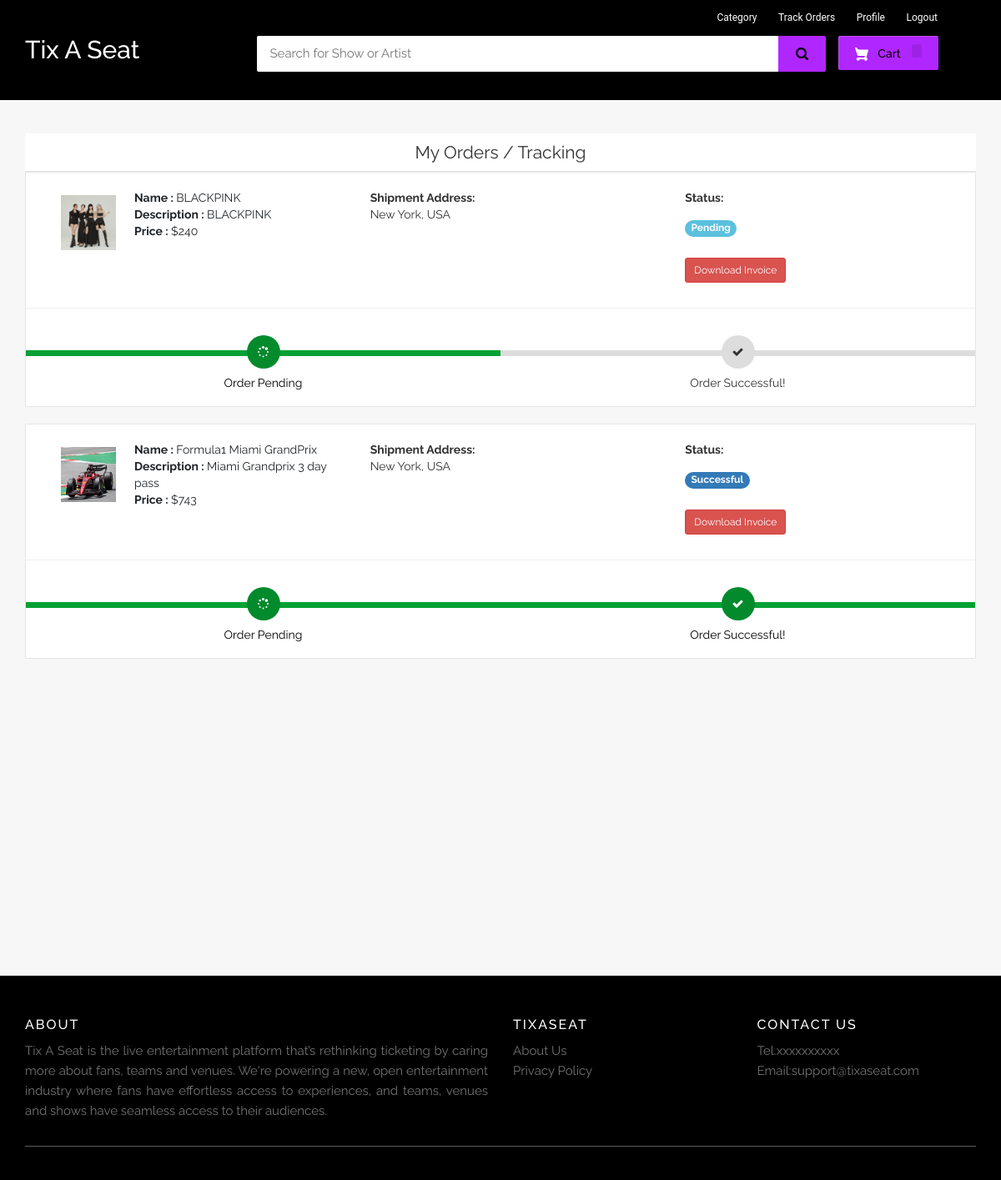
The app's page /my-order (signed in) with its own data.
### users/models.py (models this page shows, shortened)
class Product(models.Model):
    CATEGORY =(
        ('Concert', 'Concert'),
        ('Musical', 'Musical'),
        ('Sport', 'Sport'),
        ('Other', 'Other')
    )
    STATUS=(
        ('Available', 'Available'),
        ('Sold', 'Sold')
    )
    user = models.ForeignKey(User, null=True, on_delete= models.SET_NULL)
    name=models.CharField(max_length=40)
    product_image= models.ImageField(upload_to='product_image/',null=True,blank=True)
    price = models.PositiveIntegerField()
    description=models.CharField(max_length=40)
    seat=models.CharField(max_length=20, null=True)
    location=models.CharField(max_length=64, null=True)
    date=models.CharField(max_length=40, null=True)
    time=models.CharField(max_length=12, null=True)
    category=models.CharField(max_length=50,null=True,choices=CATEGORY)
    status=models.CharField(max_length=50,null=True,choices=STATUS, default='Available')

class Orders(models.Model):
    STATUS =(
        ('Pending','Pending'),
        ('Successful','Successful'),
    )
    customer=models.ForeignKey('Customer', on_delete=models.CASCADE,null=True)
    product=models.ForeignKey('Product',on_delete=models.CASCADE,null=True)
    email = models.CharField(max_length=50,null=True)
    address = models.CharField(max_length=500,null=True)
    mobile = models.CharField(max_length=20,null=True)
    order_date= models.DateField(auto_now_add=True,null=True)
    status=models.CharField(max_length=50,null=True,choices=STATUS)

### users/views.py (the view)
# urls.py: path('my-order', views.my_order_view,name='my-order'),
@login_required(login_url='customerlogin')
@user_passes_test(is_customer)
def my_order_view(request):
    customer=models.Customer.objects.get(user_id=request.user.id)
    orders=models.Orders.objects.all().filter(customer_id = customer)
    ordered_products=[]
    for order in orders:
        ordered_product=models.Product.objects.all().filter(id=order.product.id)
        ordered_products.append(ordered_product)
    return render(request,'users/my_order.html',{'data':zip(ordered_products,orders)})

### users/views.py (called while the page is built)
def is_customer(user):
    return user.groups.filter(name='CUSTOMER').exists()

### users/templates/users/my_order.html (shortened to what this page needs)
{% extends 'users/customer_base.html' %}
{% load static %}
{% block content %}
<br><br><br><br>
<br><br><br><br>
<div class="container">
    <header class="card-header" style="text-align:center; font-size: 21px"> My Orders / Tracking </header>
    {% for products,order in data %}
    <article class="card">
        <div class="card-body">
            <ul class="row" style="margin-left:20px;margin-top:20px;">
                <li class="col-md-4">
                  <figure class="itemside mb-3">
                    {%for product in products%}
                      <div class="aside"><img src="{% static product.product_image.url %}" class="img-sm border"></div>
                      <figcaption class="info align-self-center">
                          <p class="title"><strong>Name : </strong>{{product.name}} <br> <strong>Description : </strong>{{product.description}} <br> <strong>Price : </strong>${{product.price}}</p>
                      </figcaption>
                  </figure>
                </li>
                <li class="col-md-4">
                    <div class="col"> <strong>Shipment Address:</strong> <br> {{order.address}}</div>
                </li>
                <li class="col-md-4">
                    <div class="col"> <strong>Status:</strong> <br>
                        <br>
                        {% if order.status == 'Pending'%}
                        <td> <span class="label label-info" style="font-size: 12px; border-radius: 30px;">{{order.status}}</span></td>
                        {%else%}
                          <td> <span class="label label-primary" style="font-size: 12px; border-radius: 30px;">{{order.status}}</span></td>
                        {%endif%}
                    </div> <br>
                    <h4><a style="text-decoration:none;" href="{% url 'download-invoice' order.id product.id  %}" ><button class="btn btn-danger btn-sm">Download Invoice</button></a></h4>
                </li>
                {%endfor%}
            </ul>
            <hr>
            <div class="track">
                {%if order.status == 'Pending' %}
                <div class="step active"> <span class="icon"> <i style="padding-top:13px; padding-right:0px;" class="fa fa-spinner"></i> </span> <span class="text">Order Pending</span> </div>
                <div class="step "> <span class="icon"> <i style="padding-top:13px; padding-right:0px;" class="fa fa-check"></i> </span> <span class="text"> Order Successful!</span> </div>
                {%else%}
                <div class="step active"> <span class="icon"> <i style="padding-top:13px; padding-right:0px;" class="fa fa-spinner"></i> </span> <span class="text">Order Pending</span> </div>
                <div class="step active"> <span class="icon"> <i style="padding-top:13px; padding-right:0px;" class="fa fa-check"></i> </span> <span class="text"> Order Successful!</span> </div>
                {%endif%}
            </div>
        </div>
    </article><br>
    {%endfor%}
</div>
<br><br><br><br><br>
<br><br><br><br><br>
<br><br><br><br><br>
{% endblock content %}

### users/templates/users/customer_base.html (style rules this page uses)
body,h1,h2,h3,h4,h5,h6 { font-family: "Raleway", sans-serif }
body { background-color: #f7f7f7; }

### users/templates/users/my_order.html (style rules this page uses)
body,h1,h2,h3,h4,h5,h6 { font-family: "Raleway", sans-serif }
body { background-color: #f7f7f7; }
.container { margin-top: 0px; margin-bottom: 0px }
.card { position: relative; display: -webkit-box; display: -ms-flexbox; display: flex; -webkit-box-orient: vertical; -webkit-box-direction: normal; -ms-flex-direction: column; flex-direction: column; min-width: 0; word-wrap: break-word; background-color: #fff; background-clip: border-box; border: 1px solid rgba(0, 0, 0, 0.1); border-radius: 0.10rem }
.card-header:first-child { border-radius: calc(0.37rem - 1px) calc(0.37rem - 1px) 0 0 }
.card-header { padding: 0.75rem 1.25rem; margin-bottom: 0; background-color: #fff; border-bottom: 1px solid rgba(0, 0, 0, 0.1) }
.track { position: relative; background-color: #ddd; height: 7px; display: -webkit-box; display: -ms-flexbox; display: flex; margin-bottom: 60px; margin-top: 50px }
.track .step { -webkit-box-flex: 1; -ms-flex-positive: 1; flex-grow: 1; width: 25%; margin-top: -18px; text-align: center; position: relative }
.track .step.active:before { background: #05a134 }
.track .step::before { height: 7px; position: absolute; content: ""; width: 100%; left: 0; top: 18px }
.track .step.active .icon { background: #038a2c; color: #fff }
.track .icon { display: inline-block; width: 40px; height: 40px; line-height: 40px; position: relative; border-radius: 100%; background: #ddd }
.track .step.active .text { font-weight: 400; color: #000 }
.track .text { display: block; margin-top: 7px }
.itemside { position: relative; display: -webkit-box; display: -ms-flexbox; display: flex; width: 100% }
.itemside .aside { position: relative; -ms-flex-negative: 0; flex-shrink: 0 }
.img-sm { width: 80px; height: 80px; padding: 7px }
ul.row, ul.row-sm { list-style: none; padding: 0 }
.itemside .info { padding-left: 15px; padding-right: 7px }
.itemside .title { display: block; margin-bottom: 5px; color: #212529 }
p { margin-top: 0; margin-bottom: 1rem }

### records on screen
Orders: address "New York, USA", status "Pending", shows "Order Pending"
Product: product_image (picture), name "BLACKPINK", description "BLACKPINK", price "240"
Orders: address "New York, USA", status "Successful", shows "Order Pending"
Product: product_image (picture), name "Formula1 Miami GrandPrix", description "Miami Grandprix 3 day pass", price "743"
